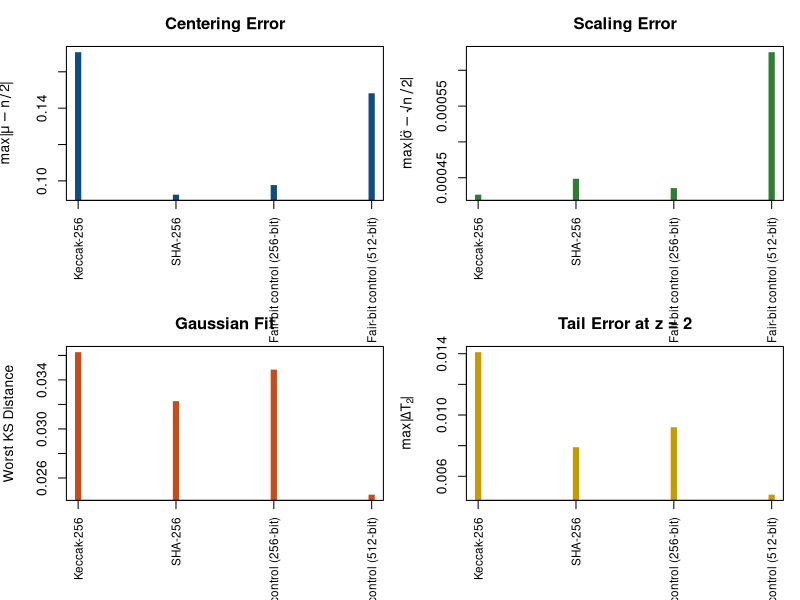
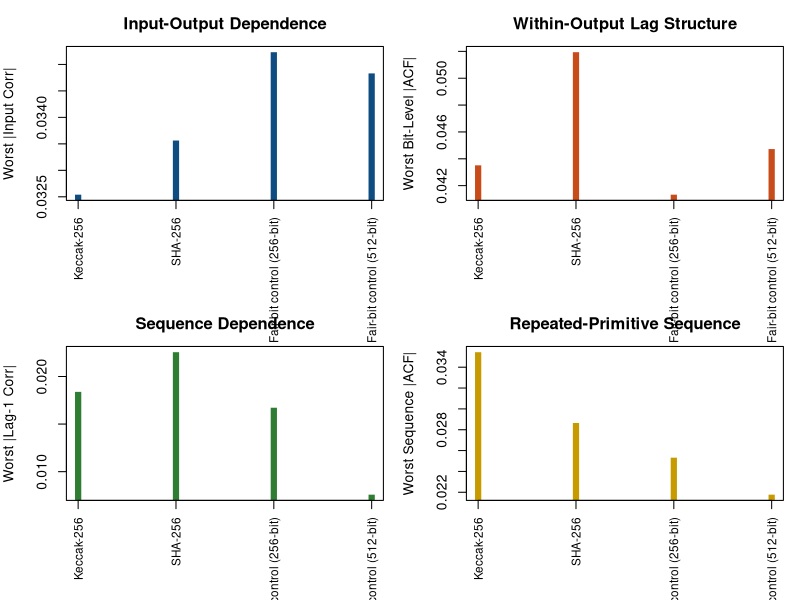
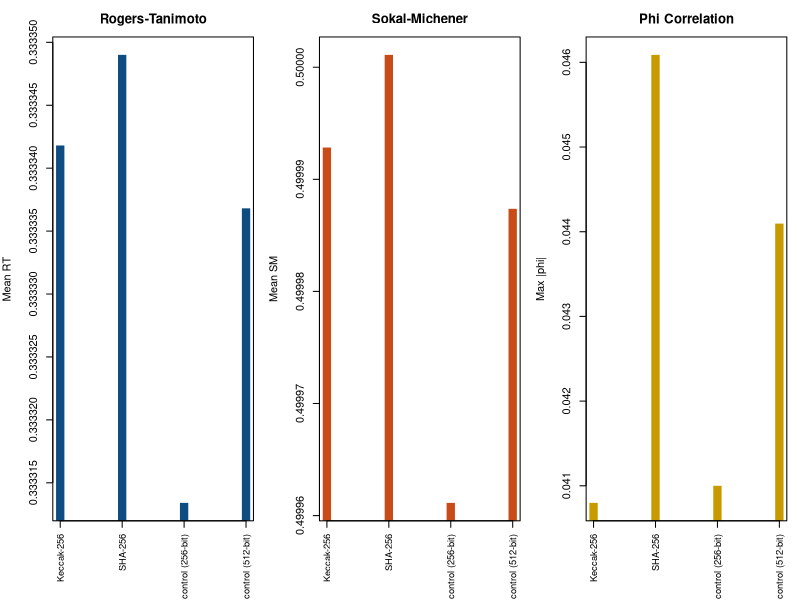

Source code (R) for these figures, in order:
summary_data <- read.csv("generated/cross_vm_summary_metrics.csv", stringsAsFactors = FALSE)
pairwise_data <- read.csv("generated/cross_vm_pairwise_metrics.csv", stringsAsFactors = FALSE)

dir.create("figures", showWarnings = FALSE)

palette_blue <- "#0F4C81"
palette_red <- "#C84C1A"
palette_gold <- "#C79A00"
palette_green <- "#2E7D32"
palette_gray <- "#555555"

short_label <- function(label) {
  gsub(" Randomness Reference", " Ref.", label, fixed = TRUE)
}

labels <- short_label(summary_data$label)
x_positions <- seq_len(nrow(summary_data))

pdf("figures/cross_vm_overview.pdf", width = 12, height = 8)
par(mfrow = c(2, 2), mar = c(6, 4, 2.8, 1))

plot(
  x_positions,
  summary_data$max_abs_delta_mu,
  type = "h",
  lwd = 6,
  lend = "butt",
  col = palette_blue,
  xaxt = "n",
  xlab = "",
  ylab = expression(max(abs(hat(mu) - n / 2))),
  main = "Centering Error"
)
axis(1, at = x_positions, labels = labels, las = 2, cex.axis = 0.85)
abline(h = 0, lty = 2, col = palette_gray)

plot(
  x_positions,
  summary_data$max_abs_delta_sigma,
  type = "h",
  lwd = 6,
  lend = "butt",
  col = palette_green,
  xaxt = "n",
  xlab = "",
  ylab = expression(max(abs(hat(sigma) - sqrt(n) / 2))),
  main = "Scaling Error"
)
axis(1, at = x_positions, labels = labels, las = 2, cex.axis = 0.85)
abline(h = 0, lty = 2, col = palette_gray)

plot(
  x_positions,
  summary_data$max_ks_distance,
  type = "h",
  lwd = 6,
  lend = "butt",
  col = palette_red,
  xaxt = "n",
  xlab = "",
  ylab = "Worst KS Distance",
  main = "Gaussian Fit"
)
axis(1, at = x_positions, labels = labels, las = 2, cex.axis = 0.85)
abline(h = 0, lty = 2, col = palette_gray)

plot(
  x_positions,
  summary_data$max_abs_tail_error_z2,
  type = "h",
  lwd = 6,
  lend = "butt",
  col = palette_gold,
  xaxt = "n",
  xlab = "",
  ylab = expression(max(abs(Delta * T[2]))),
  main = "Tail Error at z = 2"
)
axis(1, at = x_positions, labels = labels, las = 2, cex.axis = 0.85)
abline(h = 0, lty = 2, col = palette_gray)

dev.off()

pdf("figures/cross_vm_dependence.pdf", width = 12, height = 8)
par(mfrow = c(2, 2), mar = c(6, 4, 2.8, 1))

plot(
  x_positions,
  summary_data$max_abs_input_corr,
  type = "h",
  lwd = 6,
  lend = "butt",
  col = palette_blue,
  xaxt = "n",
  xlab = "",
  ylab = "Worst |Input Corr|",
  main = "Input-Output Dependence"
)
axis(1, at = x_positions, labels = labels, las = 2, cex.axis = 0.85)
abline(h = 0, lty = 2, col = palette_gray)

plot(
  x_positions,
  summary_data$max_abs_bit_acf,
  type = "h",
  lwd = 6,
  lend = "butt",
  col = palette_red,
  xaxt = "n",
  xlab = "",
  ylab = "Worst Bit-Level |ACF|",
  main = "Within-Output Lag Structure"
)
axis(1, at = x_positions, labels = labels, las = 2, cex.axis = 0.85)
abline(h = 0, lty = 2, col = palette_gray)

plot(
  x_positions,
  summary_data$max_abs_lag1,
  type = "h",
  lwd = 6,
  lend = "butt",
  col = palette_green,
  xaxt = "n",
  xlab = "",
  ylab = "Worst |Lag-1 Corr|",
  main = "Sequence Dependence"
)
axis(1, at = x_positions, labels = labels, las = 2, cex.axis = 0.85)
abline(h = 0, lty = 2, col = palette_gray)

plot(
  x_positions,
  summary_data$max_abs_sequence_acf,
  type = "h",
  lwd = 6,
  lend = "butt",
  col = palette_gold,
  xaxt = "n",
  xlab = "",
  ylab = "Worst Sequence |ACF|",
  main = "Repeated-Primitive Sequence"
)
axis(1, at = x_positions, labels = labels, las = 2, cex.axis = 0.85)
abline(h = 0, lty = 2, col = palette_gray)

dev.off()

pair_labels <- short_label(pairwise_data$label)
pair_positions <- seq_len(nrow(pairwise_data))

pdf("figures/cross_vm_pairwise.pdf", width = 12, height = 4.5)
par(mfrow = c(1, 3), mar = c(6, 4, 2.8, 1))

plot(
  pair_positions,
  pairwise_data$mean_rogers_tanimoto,
  type = "h",
  lwd = 8,
  lend = "butt",
  col = palette_blue,
  xaxt = "n",
  xlab = "",
  ylab = "Mean RT",
  main = "Rogers-Tanimoto"
)
axis(1, at = pair_positions, labels = pair_labels, las = 2, cex.axis = 0.85)

plot(
  pair_positions,
  pairwise_data$mean_sokal_michener,
  type = "h",
  lwd = 8,
  lend = "butt",
  col = palette_red,
  xaxt = "n",
  xlab = "",
  ylab = "Mean SM",
  main = "Sokal-Michener"
)
axis(1, at = pair_positions, labels = pair_labels, las = 2, cex.axis = 0.85)

plot(
  pair_positions,
  pairwise_data$max_abs_phi,
  type = "h",
  lwd = 8,
  lend = "butt",
  col = palette_gold,
  xaxt = "n",
  xlab = "",
  ylab = "Max |phi|",
  main = "Phi Correlation"
)
axis(1, at = pair_positions, labels = pair_labels, las = 2, cex.axis = 0.85)

dev.off()
